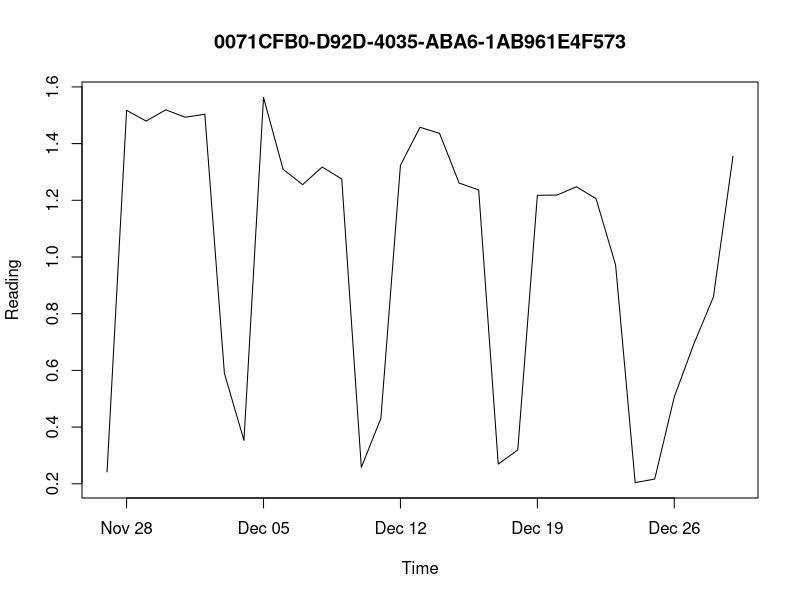
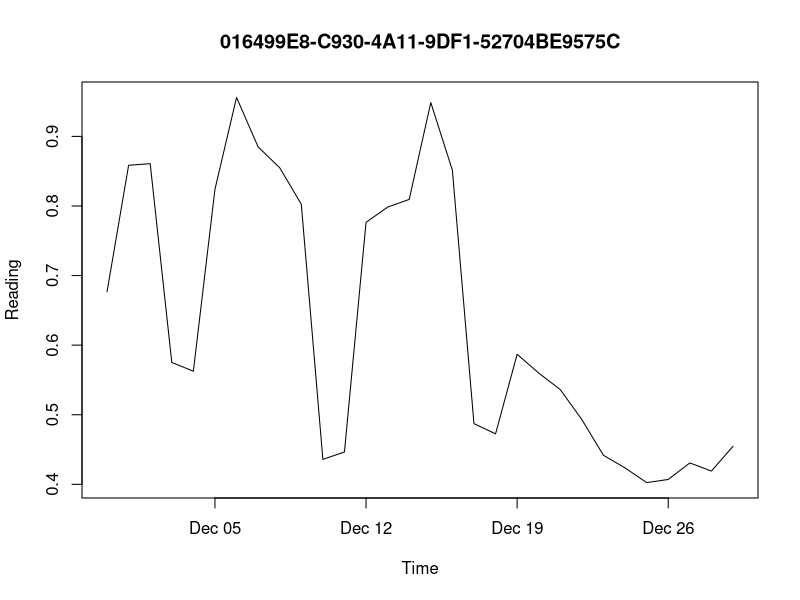
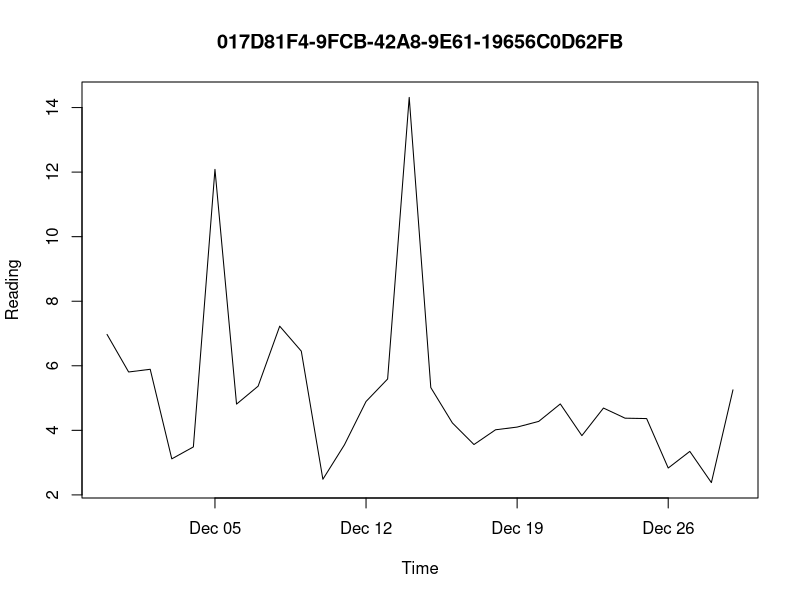
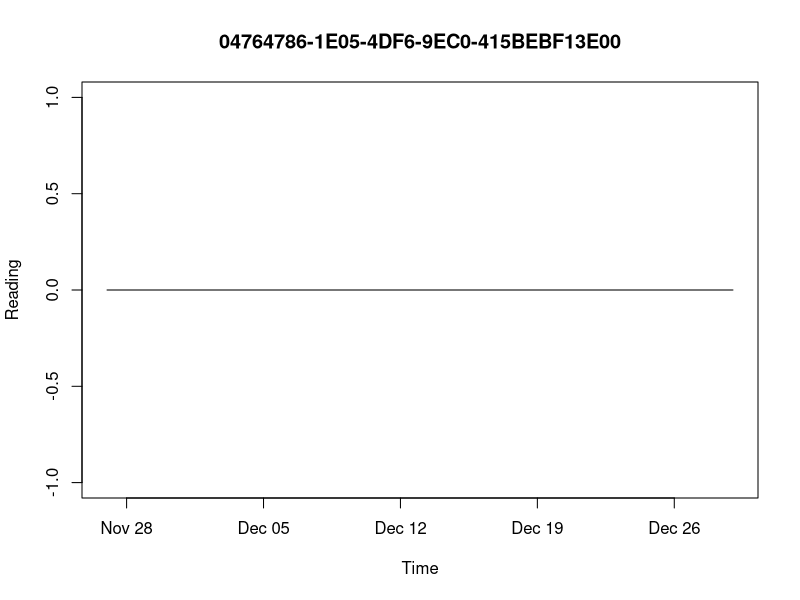
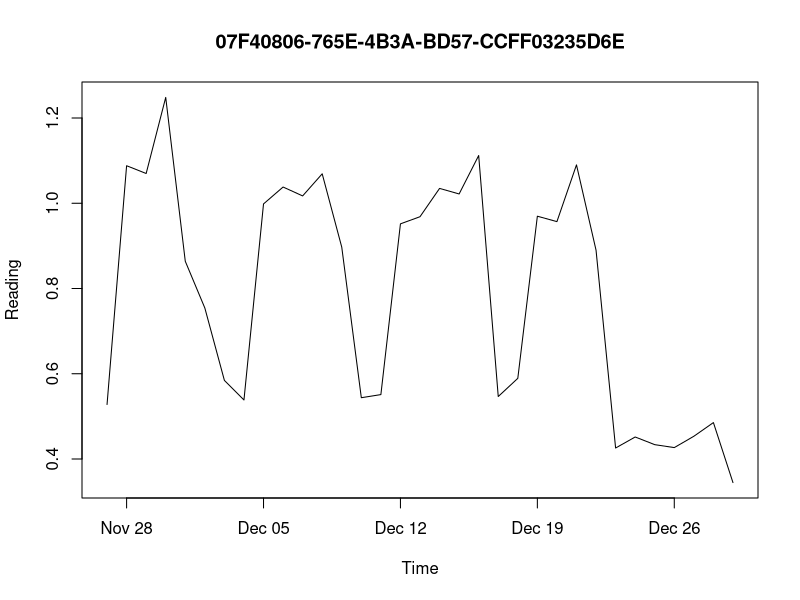
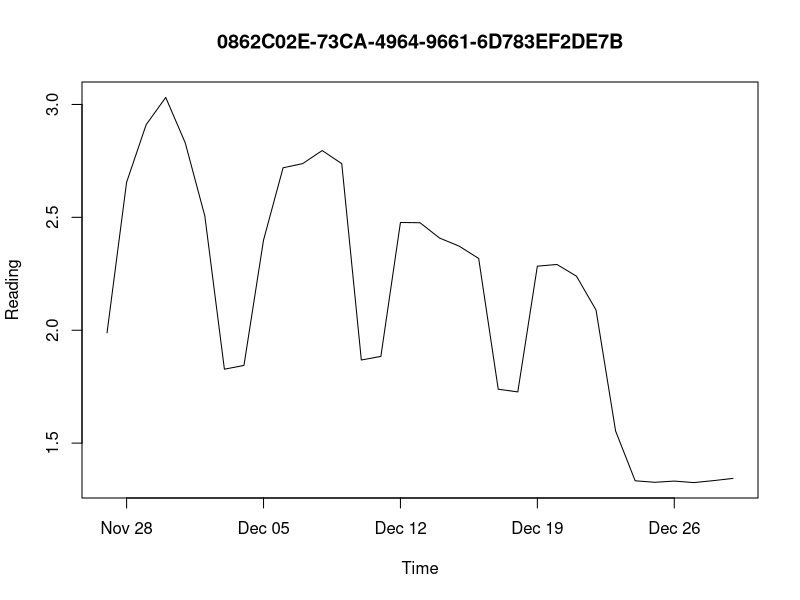
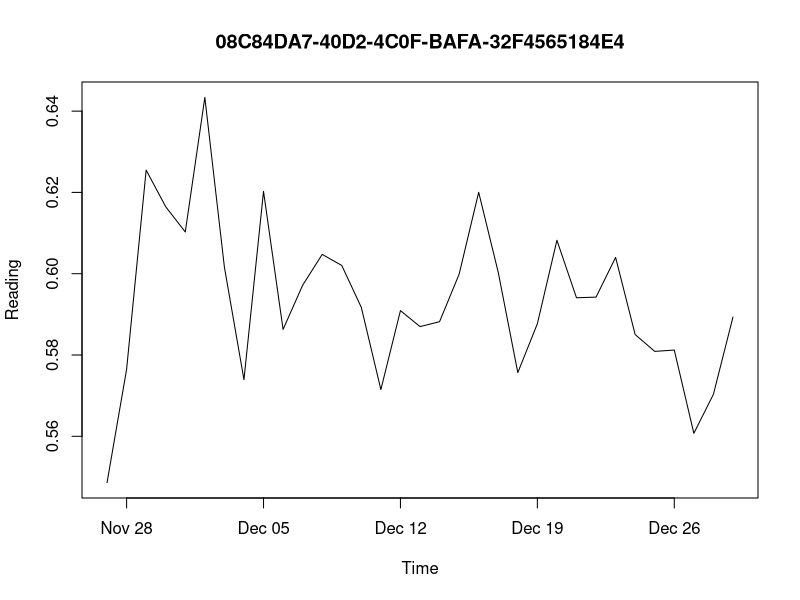
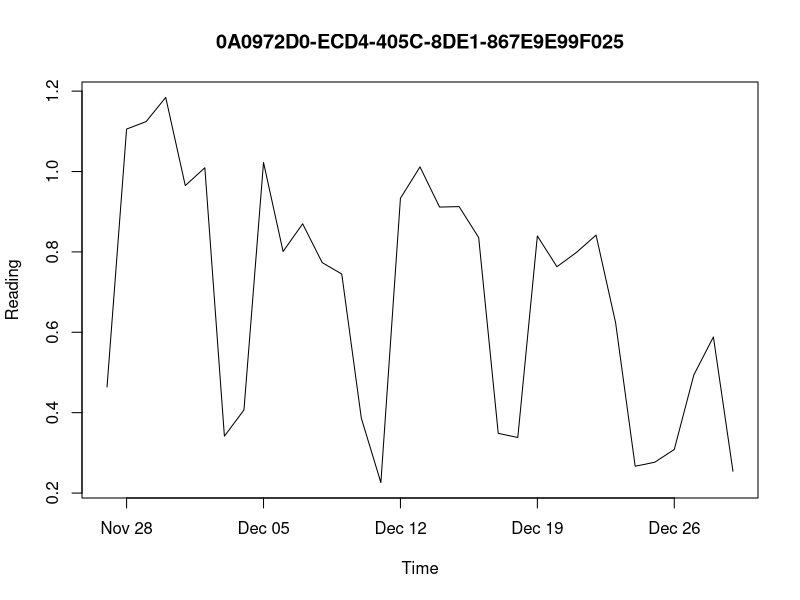

Source code (R) for these figures, in order:
#install.packages("psych")
#install.packages("plotrix")
#install.packages("data.table")

library(data.table)
library(psych)
library(plotrix)

setwd("C:/jp/ml/20161218")

meterdata <-
  read.csv(
    "temp_dmd_data_daily.txt",
    sep = "\t",
    header = FALSE,
    col.names = c("id", "ts", "val")
  )
head(meterdata, 10)

sorteddata <- meterdata[order(meterdata$id, meterdata$ts),]

sorteddata$ts1 <-
  as.POSIXct(x = sorteddata$ts, format = "%Y-%m-%d")
head(sorteddata)

sorteddata2 <-
  setDT(sorteddata,
        keep.rownames = TRUE,
        check.names = FALSE)
sorteddata2[, prevVal := shift(val), by = id]
head(sorteddata2)
sorteddata2[, increment := val - prevVal]
head(sorteddata2)


#Single point plot
meterid <- '3E31B710-98D9-4733-A150-8AE7720855FE'
datatoplot <-
  sorteddata2[id == meterid & ts1 > "2016-11-27"]

str(datatoplot)

meterids <- unique(sorteddata$id)

pdf(file = "myout.pdf")
for (meterid in meterids)
{
  print(meterid)
  datatoplot <- sorteddata2[id == meterid & ts1 > "2016-11-26"]
  if (nrow(datatoplot) > 0)
  {
    plot(
      datatoplot$ts1,
      datatoplot$val,
      type = "l",
      main = meterid,
      ylab = "Reading",
      xlab = "Time"
    )
    # highlimit = quantile(
    #   x = datatoplot$increment,
    #   probs = c(0.999),
    #   na.rm = TRUE,
    #   names = FALSE
    # )
    # lowlimit = quantile(
    #   x = datatoplot$increment,
    #   probs = c(0.001),
    #   na.rm = TRUE,
    #   names = FALSE
    # )
    #
    #
    # plot(
    #   datatoplot$ts1,
    #   datatoplot$increment,
    #   type = "l",
    #   main = meterid,
    #   ylab = "Increment",
    #   xlab = "Time",
    #   ylim = c(lowlimit, highlimit)
    # )
  }
}

dev.off()
